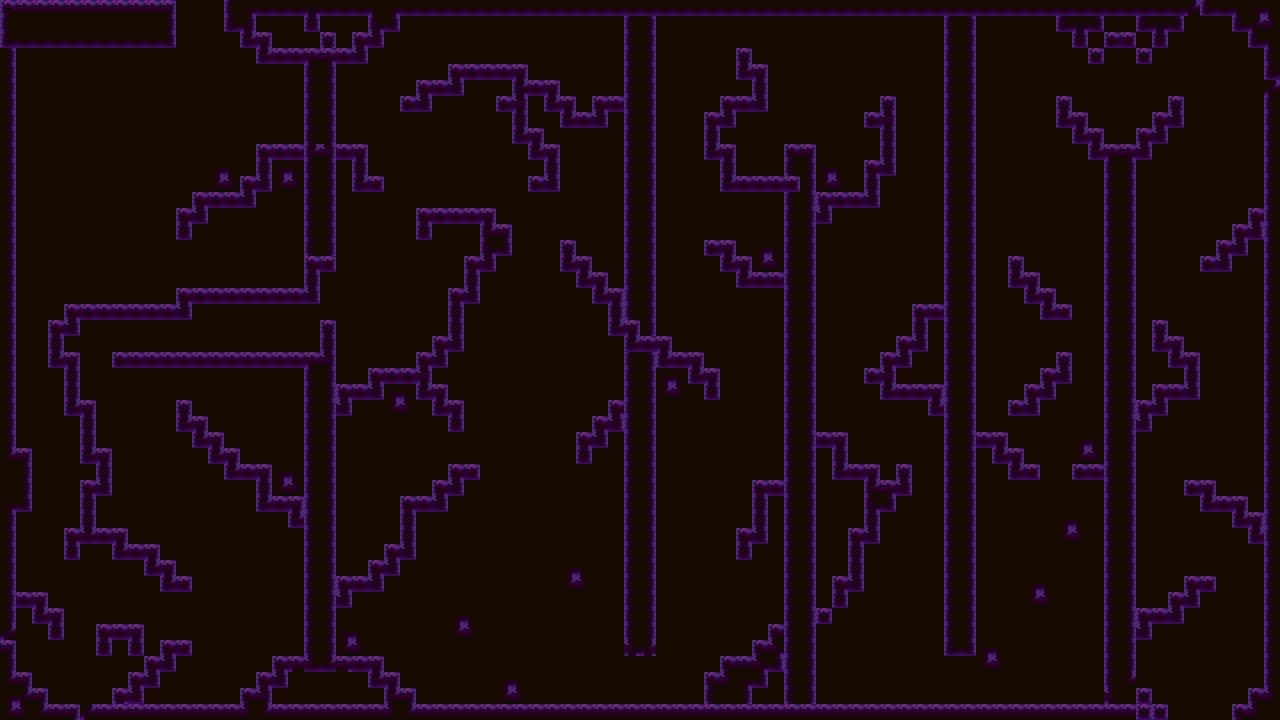

Tiled map render using the project's own tile images. Description and the map definition, with tile-layer contents summarised, below:
An orthogonal 80x45 tile map with 16x16 px tiles, 3 tile layers (back, main, healthbar), 2 tilesets and 219 objects.

<map version="1.10" tiledversion="1.10.1" orientation="orthogonal" renderorder="right-down" width="80" height="45" tilewidth="16" tileheight="16" infinite="0" nextlayerid="9" nextobjectid="262">
 <tileset firstgid="1" source="yellow.tsx" />
 <tileset firstgid="56" source="purple.tsx" />
 <layer id="2" name="back" width="80" height="45">
  <data>[3600 cells, 3600 non-empty, 1 distinct tile ids]</data>
 </layer>
 <layer id="8" name="main" width="80" height="45">
  <data>[3600 cells, 1092 non-empty, 41 distinct tile ids]</data>
 </layer>
 <layer id="1" name="healthbar" width="80" height="45">
  <data>[3600 cells, 24 non-empty, 8 distinct tile ids]</data>
 </layer>
 <objectgroup id="6" name="start">
  <object id="2" x="1186" y="691.333" />
  <object id="3" x="1168" y="720" width="64" />
 </objectgroup>
 <objectgroup id="7" name="finish">
  <object id="1" x="176" y="0" width="48" />
 </objectgroup>
 <objectgroup id="4" name="enemys">
  <object id="8" x="352" y="688" />
  <object id="9" x="288" y="32" />
  <object id="258" x="60" y="669.333" height="2.66667" />
 </objectgroup>
 <objectgroup id="5" name="hearts">
  <object id="5" x="752" y="160" />
  <object id="6" x="608" y="80" />
  <object id="7" x="352" y="544" />
 </objectgroup>
 <objectgroup id="3" name="collision">
  <object id="11" x="1264" y="0" width="16" height="720" />
  <object id="12" x="224" y="0" width="1056" height="16" />
  <object id="13" x="0" y="0" width="176" height="48" />
  <object id="14" x="0" y="48" width="16" height="672" />
  <object id="15" x="0" y="704" width="1168" height="16" />
  <object id="16" x="1232" y="704" width="32" height="16" />
  <object id="17" x="1248" y="688" width="16" height="16" />
  <object id="22" x="1136" y="624" width="16" height="16" />
  <object id="23" x="1136" y="608" width="48" height="16" />
  <object id="24" x="1168" y="592" width="32" height="16" />
  <object id="25" x="1184" y="576" width="32" height="16" />
  <object id="27" x="1248" y="528" width="16" height="16" />
  <object id="28" x="1232" y="512" width="32" height="16" />
  <object id="29" x="1200" y="496" width="48" height="16" />
  <object id="30" x="1184" y="480" width="32" height="16" />
  <object id="31" x="1136" y="416" width="16" height="16" />
  <object id="32" x="1136" y="400" width="32" height="16" />
  <object id="33" x="1152" y="384" width="48" height="16" />
  <object id="34" x="1184" y="368" width="16" height="16" />
  <object id="35" x="1168" y="352" width="32" height="16" />
  <object id="36" x="1152" y="336" width="32" height="16" />
  <object id="37" x="1152" y="320" width="16" height="16" />
  <object id="38" x="1200" y="256" width="32" height="16" />
  <object id="39" x="1216" y="240" width="32" height="16" />
  <object id="40" x="1232" y="224" width="32" height="16" />
  <object id="41" x="1248" y="208" width="16" height="16" />
  <object id="43" x="1088" y="144" width="64" height="16" />
  <object id="44" x="1136" y="128" width="32" height="16" />
  <object id="45" x="1072" y="128" width="32" height="16" />
  <object id="46" x="1152" y="112" width="32" height="16" />
  <object id="47" x="1168" y="96" width="16" height="16" />
  <object id="48" x="1056" y="112" width="32" height="16" />
  <object id="49" x="1056" y="96" width="16" height="16" />
  <object id="50" x="1136" y="48" width="16" height="16" />
  <object id="52" x="1072" y="32" width="96" height="16" />
  <object id="53" x="1056" y="16" width="128" height="16" />
  <object id="54" x="1088" y="48" width="16" height="16" />
  <object id="55" x="1248" y="16" width="16" height="32" />
  <object id="56" x="1232" y="16" width="16" height="16" />
  <object id="57" x="944" y="16" width="32" height="640" />
  <object id="65" x="980" y="643.333" width="26" height="27.3333" />
  <object id="66" x="1026.67" y="580" width="26.6667" height="26" />
  <object id="67" x="1062" y="520" width="22" height="22.6667" />
  <object id="68" x="1076.67" y="437.333" width="23.3333" height="24.6667" />
  <object id="69" x="1072" y="464" width="32" height="16" />
  <object id="70" x="1008" y="464" width="32" height="16" />
  <object id="71" x="992" y="448" width="32" height="16" />
  <object id="72" x="976" y="432" width="32" height="16" />
  <object id="73" x="1008" y="400" width="32" height="16" />
  <object id="74" x="1024" y="384" width="32" height="16" />
  <object id="75" x="1040" y="368" width="32" height="16" />
  <object id="76" x="1056" y="352" width="16" height="16" />
  <object id="77" x="1040" y="304" width="32" height="16" />
  <object id="79" x="1024" y="288" width="32" height="16" />
  <object id="80" x="1008" y="272" width="32" height="16" />
  <object id="81" x="1008" y="256" width="16" height="16" />
  <object id="82" x="912" y="304" width="32" height="16" />
  <object id="84" x="896" y="336" width="32" height="16" />
  <object id="85" x="912" y="320" width="16" height="16" />
  <object id="86" x="880" y="352" width="32" height="16" />
  <object id="87" x="864" y="368" width="32" height="16" />
  <object id="88" x="880" y="384" width="64" height="16" />
  <object id="89" x="928" y="400" width="16" height="16" />
  <object id="90" x="864" y="480" width="48" height="16" />
  <object id="91" x="832" y="464" width="80" height="16" />
  <object id="92" x="832" y="448" width="16" height="16" />
  <object id="93" x="816" y="432" width="32" height="16" />
  <object id="94" x="864" y="496" width="32" height="16" />
  <object id="95" x="848" y="528" width="32" height="16" />
  <object id="96" x="864" y="512" width="16" height="16" />
  <object id="97" x="832" y="576" width="32" height="16" />
  <object id="98" x="848" y="544" width="16" height="32" />
  <object id="99" x="832" y="592" width="16" height="16" />
  <object id="100" x="816" y="608" width="16" height="16" />
  <object id="101" x="768" y="624" width="16" height="16" />
  <object id="102" x="752" y="640" width="32" height="16" />
  <object id="104" x="704" y="672" width="32" height="16" />
  <object id="105" x="720" y="656" width="48" height="16" />
  <object id="106" x="704" y="688" width="16" height="16" />
  <object id="107" x="784" y="144" width="32" height="560" />
  <object id="108" x="816" y="192" width="64" height="16" />
  <object id="109" x="822.667" y="166.667" width="20" height="24" />
  <object id="110" x="816" y="208" width="16" height="16" />
  <object id="111" x="864" y="160" width="16" height="32" />
  <object id="112" x="880" y="96" width="16" height="80" />
  <object id="114" x="864" y="112" width="16" height="16" />
  <object id="115" x="736" y="48" width="16" height="32" />
  <object id="116" x="752" y="64" width="16" height="48" />
  <object id="117" x="720" y="96" width="48" height="16" />
  <object id="118" x="704" y="112" width="32" height="16" />
  <object id="119" x="704" y="128" width="16" height="32" />
  <object id="120" x="720" y="144" width="16" height="48" />
  <object id="121" x="736" y="176" width="48" height="16" />
  <object id="122" x="704" y="240" width="32" height="16" />
  <object id="123" x="720" y="256" width="32" height="16" />
  <object id="124" x="736" y="272" width="48" height="16" />
  <object id="126" x="758" y="246" width="22" height="24.6667" />
  <object id="127" x="660.667" y="373.333" width="23.3333" height="23.3333" />
  <object id="128" x="688" y="368" width="32" height="16" />
  <object id="129" x="704" y="384" width="16" height="16" />
  <object id="131" x="752" y="480" width="32" height="16" />
  <object id="132" x="752" y="480" width="16" height="64" />
  <object id="133" x="736" y="528" width="16" height="32" />
  <object id="134" x="624" y="352" width="80" height="16" />
  <object id="136" x="624" y="16" width="32" height="640" />
  <object id="137" x="576" y="432" width="16" height="32" />
  <object id="138" x="592" y="416" width="16" height="32" />
  </objectgroup>
</map>
<!-- 103 of 219 objects omitted -->
